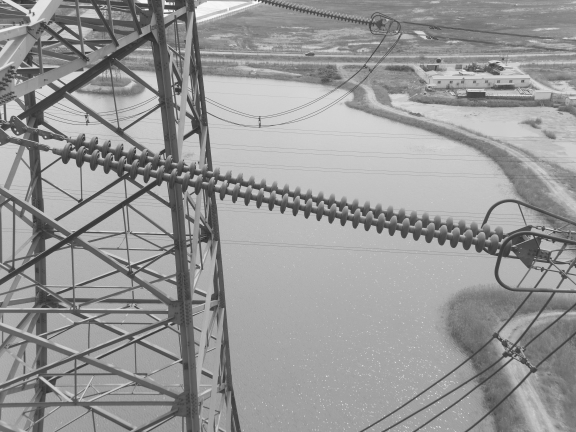
#> input picture Image-denoising/image_denoising_ref/images/Insulators_1.jpg, 1152 x 864 px (shown at 1/2 size); its folder holds only this picture in this run
$ jupyter execute --allow-errors Exact_matrix_Completion_gaussian_noise.ipynb
#> lines starting #> are read from the running program, lines starting #| are printed output that depends on the picture
[cell 1]
import cvxpy as cp
import numpy as np

[cell 2]
# [16 lines left out: function sp_noise, not called in this run]

[cell 3]
#Quadratic Filter
def quadratic_filter(im, lamb=1):
    '''Quadratic Filter.

    Args:
        im (np.ndarray): The noisy image to be filtered.
        lamb (float): The free parameter (lambda) that determines how much to correct.

    Returns:
        clean_im (np.ndarray): The filtered image.
    '''

    X = cp.Variable(im.shape)
    dXdx = cp.diff(X, k=1, axis=0)
    dXdy = cp.diff(X, k=1, axis=1)
    objective = cp.Minimize(cp.sum_squares(X - im) + lamb * cp.sum_squares(dXdx) + lamb * cp.sum_squares(dXdy))

    prob = cp.Problem(objective)
    try:
        prob.solve(verbose=True)
    except cp.SolverError as e:
        print('[ERROR] Quadratic Filter Failed.')
        print(e)
        exit()
    clean_im = X.value
    return clean_im

[cell 4]
'''Total Variation (L1) Filter'''
# [37 lines left out: function TV_filter_pd, not called in this run]

[cell 5]
'''A collection of utility functions. '''

import os
from math import log10, sqrt

import numpy as np
from PIL import Image


def read_image(filename):
    '''Reads one of the images, resizes them, and normalizes them to have pixels between 0 and 1.

    Args:
        filename (str): The name of the image to be read (e.g. clock).

    Returns:
        im (np.ndarray): The normalized, resized image.
    '''
    im = Image.open(f'./images/{filename}.jpg')
    im = im.resize((256, 256))
    im = np.array(im)
    im = normalize_image(im)
    return im


def add_gaussian_noise(im, mean=0, var=0.01):
    '''Adds Gaussian noise to an image with the given variance.

    Args:
        mean (float): The mean of the Gaussian noise that is added.
        var (float): The variance of the Gaussian noise that is added.

    Returns:
        noisy_im (np.ndarray): The noisy image.
    '''
    sigma = var**0.5
    gaussian_noise = np.random.normal(mean, sigma, im.shape)
    noisy_im = im + gaussian_noise
    noisy_im = normalize_image(noisy_im)
    return noisy_im


# [12 lines left out: function add_poisson_noise, not called in this run]


def normalize_image(im):
    '''Normalizes an image to have pixels only from 0-1

    Args:
        im (np.ndarray): The image to be normalized.

    Returns:
        normalized_im (np.ndarray): The normalized image.
    '''
    max_pixel = np.max(im)
    min_pixel = np.min(im)
    normalized_im = (im - min_pixel) / max_pixel
    return normalized_im


def PSNR(original_im, cleaned_im):
    '''Calculates the Peak Signal-to-Noise Ratio (PSNR) between two images.

    Args:
        original_im (np.ndarray): The original image (without any noise).
        cleaned_im (np.ndarray): The filtered image (trying to clear the noise).

    Returns:
        psnr (float): The normalized, resized image.
    '''
    mse = np.mean((original_im - cleaned_im)**2)
    if mse == 0:
        return 100
    max_pixel = 1.0
    psnr = 20 * log10(max_pixel / sqrt(mse))
    return psnr


def create_results_directory(noise_type, images, hyperparameters):
    '''Creates the necessary results directory structure.

    Args:
        noise_type (str): The type of noise, either 'gaussian' or 'poisson'.
        images (list): The list of image names, e.g. 'clock'.
        hyperparameters (list): The list of hyperparameters for that noise being tested.
    '''
#> called with noise_type = 'gaussian'
    for image in images:
        for var in hyperparameters:
            str_var = str(var).replace('.', '_')
            os.makedirs(f'./results/{noise_type}/{image}/var_{str_var}/', exist_ok=True)

[cell 6]
'''Main file for running experiments.'''

import time
import pickle

import numpy as np
import matplotlib.pyplot as plt

noise_type = 'gaussian'
plot = False
savefigs = True

np.random.seed(0)

PSNR_results = {'quad': {}, 'TV': {}, 'nlm': {}, 'wnnm': {}}
time_results = {'quad': {}, 'TV': {}, 'nlm': {}, 'wnnm': {}}

images = ['Insulators_1']

if noise_type == 'gaussian':
    hyperparameters = [0.05]#, 0.025, 0.05]
elif noise_type == 'poisson':
    hyperparameters = [50, 20, 10]
elif noise_type == 'saltpepper':
    hyperparameters = [0.05]

create_results_directory(noise_type, images, hyperparameters)

#> (the rest of this cell did not finish here and is left out)

#> in read_image, im is the input picture: PIL image 1152x864 L; min 35, max 255, mean 151.4
#> in read_image, `im = im.resize((256, 256))`:
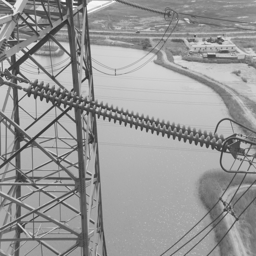
#> im: PIL image 256x256 L; min 43, max 255, mean 151.4
#> in normalize_image, `max_pixel = np.max(im)`: max_pixel = 255
#> in normalize_image, `min_pixel = np.min(im)`: min_pixel = 43
#> in normalize_image, `normalized_im = (im - min_pixel) / max_pixel`:
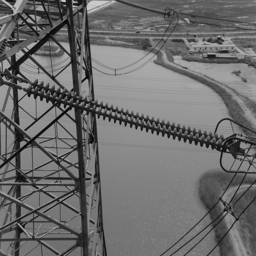
#> normalized_im: shape (256, 256) float64; min 0, max 0.831, mean 0.425
        if noise_type == 'gaussian':
            noisy_im = add_gaussian_noise(im, mean=0, var=param)
#> in add_gaussian_noise, `noisy_im = im + gaussian_noise`:
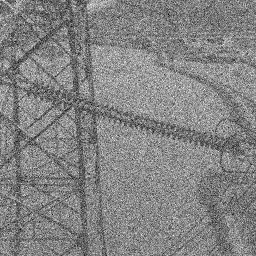
#> noisy_im: shape (256, 256) float64; min -0.703, max 1.48, mean 0.424; drawn with min black and max white
            variance = param
        elif noise_type == 'poisson':
            noisy_im = add_poisson_noise(im, photons=param)
            variance = 0.5/param
        elif noise_type == 'saltpepper':
            noisy_im = sp_noise(im)
            print(type)

        start_time = time.time()

        quad_im = quadratic_filter(noisy_im, 5)
        quad_time = time.time()
        quad_im = normalize_image(quad_im)

        # TV_im = TV_filter(noisy_im, 0.3)
        TV_im = TV_filter_pd(noisy_im, 6)
        TV_time = time.time()
        TV_im = normalize_image(TV_im)

        # [15 lines of commented-out code are left out]

        PSNR_results['quad'][im_name].append(PSNR(original_im=im, cleaned_im=quad_im))
        PSNR_results['TV'][im_name].append(PSNR(original_im=im, cleaned_im=TV_im))
#             PSNR_results['nlm'][im_name].append(PSNR(original_im=im, cleaned_im=nlm_im))
#             PSNR_results['wnnm'][im_name].append(PSNR(original_im=im, cleaned_im=wnnm_im))

        time_results['quad'][im_name].append(quad_time - start_time)
        time_results['TV'][im_name].append(TV_time - quad_time)
#             time_results['nlm'][im_name].append(nlm_time - TV_time)
#             time_results['wnnm'][im_name].append(wnnm_time - nlm_time)

        if plot is True or savefigs is True:
            _, ax_original = plt.subplots()
            ax_original.imshow(im, cmap='gray')
            ax_original.set_title('Original Image')
#             print(im)

            fig_noisy, ax_noisy = plt.subplots()
            ax_noisy.imshow(noisy_im, cmap='gray')
            ax_noisy.set_title(f'Noisy Image, PSNR={round(PSNR(original_im=im, cleaned_im=noisy_im), 2)}')

            fig_quad, ax_quad = plt.subplots()
            ax_quad.imshow(quad_im, cmap='gray')
            ax_quad.set_title(f'Quadratic Image, PSNR={round(PSNR(original_im=im, cleaned_im=quad_im), 2)}')

            fig_tv, ax_tv = plt.subplots()
            ax_tv.imshow(TV_im, cmap='gray')
            ax_tv.set_title(f'TV Image, PSNR={round(PSNR(original_im=im, cleaned_im=TV_im), 2)}')

# [7 lines of commented-out code are left out]

            if savefigs is True:
                fig_noisy.savefig(f'./results/{noise_type}/{im_name}/var_{str_var}/noisy.png')
                fig_quad.savefig(f'./results/{noise_type}/{im_name}/var_{str_var}/quad.png')
                fig_tv.savefig(f'./results/{noise_type}/{im_name}/var_{str_var}/tv.png')
#                     fig_nlm.savefig(f'./results/{noise_type}/{im_name}/var_{str_var}/nlm.png')
#                     fig_wnnm.savefig(f'./results/{noise_type}/{im_name}/var_{str_var}/wnnm.png')

            if plot is True:
                plt.show()

print(PSNR_results)
print(time_results)
with open(f'./results/{noise_type}/PSNR_results.pkl', 'wb') as f:
    pickle.dump(PSNR_results, f)
with open(f'./results/{noise_type}/time_results.pkl', 'wb') as f:
    pickle.dump(time_results, f)

[cell 7]
# Exact Matrix Completion
# complete_matrix() should work with any matrix, symmetric or not.
# complete_psd_symmetric() will work with psd symmetric matrices only, but is faster.

# This is the meat of my project.
# complete_matrix() should work with any matrix, symmetric or not.
# complete_psd_symmetric() will work with psd symmetric matrices only, but is faster.

import numpy as np
import cvxpy as cp
import random

# [16 lines left out: function complete_psd_symmetric, not called in this run]

def complete_matrix(M, omega):
    """
    If M is not guaranteed to by symmetric PSD, use this function instead.
    """

    """
    create a decision variable which has shape 2n X 2n
    essentially,
    | W1 X  |
    | X* W2 |
    we want to minimize Tr(W1) + Tr(W2), but only really care
    about X as this will be our original reconstructed matrix.
    The reason for introducing W1, W2, and X* is because
    we want to minimize the trace of a symmetric PSD matrix.

    This implementation loosely inspired by Joonyoung Yi: https://github.com/JoonyoungYi/MCCO-numpy
    """
    X = cp.Variable([np.sum(M.shape), np.sum(M.shape)], PSD=True) # create the 2n X 2n matrix

    constraints = [X == X.T] # symmetry constraint
    for i, j in omega:
        constraints += [X[i, j + M.shape[0]] == M[i, j]] # equality constraint for sampled entries

    # Minimize surrogate of nuclear norm: trace(X)
    problem = cp.Problem(cp.Minimize(cp.trace(X)), constraints)
    problem.solve()

    # return top right corner of matrix
    return X.value[:M.shape[0], M.shape[0]:]

# [6 lines left out: function mask_out_matrix, not called in this run]

# [13 lines of commented-out code are left out]

[cell 8]
im

[cell 9]
#noisy_im
#im
import cv2
difference = cv2.absdiff(im, noisy_im)
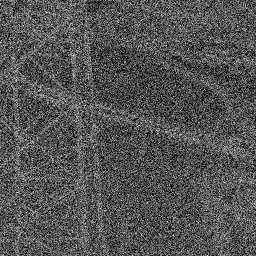
#> difference: shape (256, 256) float64; min 2.24e-06, max 1.02, mean 0.34; drawn with min black and max white
threshold = 0.15

# Create a binary mask indicating noisy pixels
noisy_pixel_mask = difference > threshold
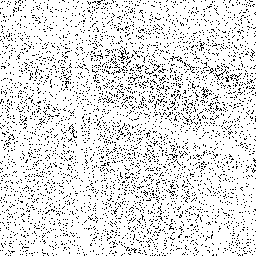
#> noisy_pixel_mask: shape (256, 256) bool; 88.3% white; black in thin lines or dots

_, ax_image = plt.subplots()
ax_image.imshow(im, cmap='gray')
ax_image.set_title('Original Image')

_, ax_noisy = plt.subplots()
ax_noisy.imshow(noisy_im, cmap='gray')
ax_noisy.set_title('Noisy Image')

_, ax_noisy_mask = plt.subplots()
ax_noisy_mask.imshow(noisy_pixel_mask, cmap='gray')
ax_noisy_mask.set_title('Mask')

plt.show()

[cell 10]
inverted_mask = ~noisy_pixel_mask
#> inverted_mask: shape (256, 256) bool; 11.7% white in thin lines or dots
noisy_pixel_coordinates = np.where(inverted_mask)
#> noisy_pixel_coordinates = 7635 positions, rows 0 to 255, columns 0 to 255
true_coordinates = np.where(inverted_mask)
#> true_coordinates = 7635 positions, rows 0 to 255, columns 0 to 255
coords = []
# Print the coordinates
for row, col in zip(*true_coordinates):
    print(f"Row: {row}, Column: {col}")
    coords.append((row,col))
#> this loop made 7635 passes
#> (row, col) on passes 1 to 3: (0, 19), (0, 20), (0, 25)
#| Row: 0, Column: 19
#| Row: 0, Column: 20
#| Row: 0, Column: 25
#| Row: 0, Column: 33
#| Row: 0, Column: 48
#| Row: 0, Column: 62
#| Row: 0, Column: 63
#| Row: 0, Column: 73
#> (further printed lines are left out)
#> after the loop, coords = 7635 pairs, first value 0 to 255, second value 0 to 255
print(coords)
updated_coords = coords
#> updated_coords has the same summary as coords

#> (a cell that did not finish here is left out)

[cell 12]
_, ax_image = plt.subplots()
ax_image.imshow(im, cmap='gray')
ax_image.set_title('Original Image')

fig_noisy, ax_noisy = plt.subplots()
ax_noisy.imshow(noisy_im, cmap='gray')
ax_noisy.set_title(f'Noisy Image, PSNR={round(PSNR(original_im=im, cleaned_im=noisy_im), 2)}')
#> in PSNR, `mse = np.mean((original_im - cleaned_im)**2)`: mse = 0.14
#> in PSNR, `psnr = 20 * log10(max_pixel / sqrt(mse))`: psnr = 8.55
